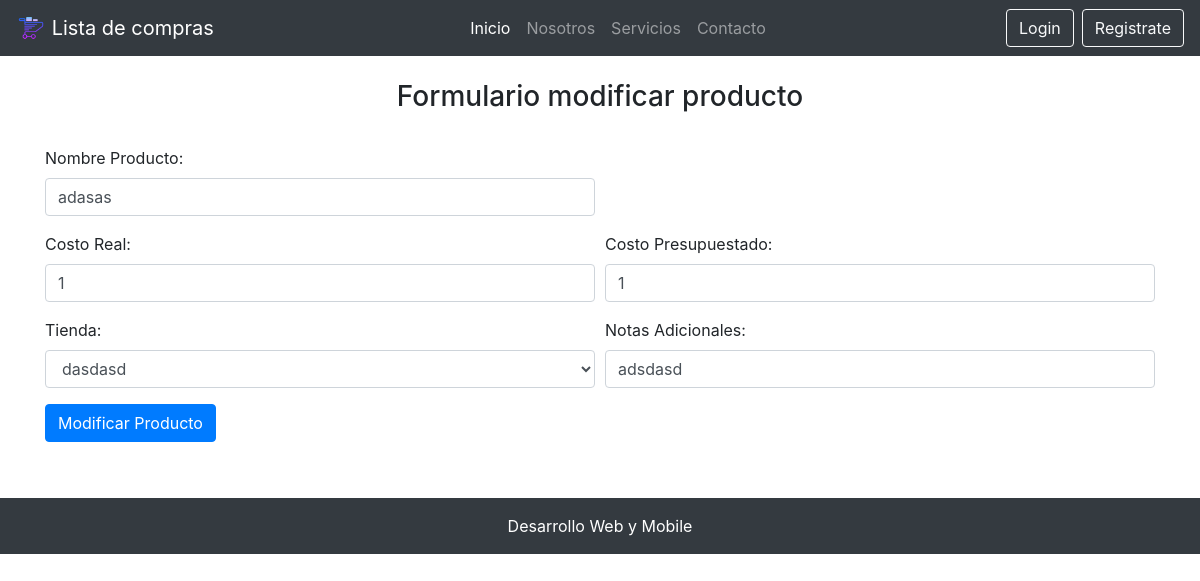
Page /modificar_producto/40/ on the committed database.
### core/models.py (models this page shows, shortened)
class Producto(models.Model):
    nombre = models.CharField(max_length=50)
    costo_real = models.IntegerField(verbose_name="Costo Real")
    costo_presupuestado = models.IntegerField(verbose_name="Costo Presupuestado")
    notas_adicionales = models.CharField( max_length=200, verbose_name="Notas Adicionales")
    estadoProducto = models.ForeignKey(EstadoProducto, on_delete=models.CASCADE, verbose_name="Estado Producto")
    lista = models.ForeignKey(Lista, on_delete=models.CASCADE)
    tienda = models.ForeignKey(Tienda, on_delete=models.CASCADE)

class Tienda(models.Model):
    nombre = models.CharField(max_length=50)
    nombre_sucursal = models.CharField(max_length=50, verbose_name="Nombre Sucursal")
    direccion = models.CharField(max_length=50)
    comuna = models.ForeignKey(Comuna, on_delete=models.CASCADE)
    estado_tienda = models.ForeignKey(EstadoTienda, on_delete=models.CASCADE, verbose_name="Estado Tienda")

### core/views.py (the view, shortened to what this page needs)
# urls.py: path('modificar_producto/<id>/', modificar_producto, name="modificar_producto"),
def modificar_producto(request, id):
    producto = Producto.objects.get(id=id)
    lista = Lista.objects.get(id=producto.lista.id)
    ti = Tienda.objects.all()
    variables = {
        'producto': producto,
        'ti': ti,
        'lista': lista
    }
    return render(request, 'core/modificar_producto.html', variables)

### core/templates/core/modificar_producto.html (shortened to what this page needs)
{% extends 'core/base.html' %}
{% load static %}
{% block contenido %}
<br>
<div class="container">
    <h3 class="text-center">Formulario modificar producto</h3>
    <br>
    <form action="" method="POST" id="formularioproducto" onsubmit="return validarProducto();">
        <div class="form-row">
            <div class="form-group col-md-6">
                <label for="">Nombre Producto:</label>
                <input type="text" name="txtnombre" id="txtnombre" class="form-control" value="{{ producto.nombre }}" required>
            </div>
        </div>
        <div class="form-row">
            <div class="form-group col-md-6">
                <label for="">Costo Real:</label>
                <input type="number" name="txtreal" id="txtreal" class="form-control" value="{{ producto.costo_real }}" required>
            </div>
            <div class="form-group col-md-6">
                <label for="">Costo Presupuestado:</label>
                <input type="number" name="txtpresu" id="txtpresu" class="form-control" value="{{ producto.costo_presupuestado }}" required>
            </div>
        </div>
        <div class="form-row">
            <div class="form-group col-md-6">
                <label for="">Tienda:</label>
                <select name="cbotienda" id="cbotienda" class="form-control" required>
                    {% for t in ti %}
                    <option
                    {% if t.id == producto.tienda.id %}
                    {{'selected'}}
                    {% endif %}
                    value="{{ t.id }}">{{ t.nombre }}</option>
                    {% endfor %}
                </select>
            </div>
            <div class="form-group col-md-6">
                <label for="">Notas Adicionales:</label>
                <input type="text" name="txtnotas" id="txtnotas" class="form-control" value="{{ producto.notas_adicionales }}" required>
            </div>
        </div>
        <input type="submit" value="Modificar Producto" class="btn btn-primary">
    </form>
</div>
<br>
<div class="d-flex justify-content-center">
</div>
<br>
{% endblock contenido %}

### core/static/core/css/estilos.css (style rules this page uses)
* { margin: 0; padding: 0; }

### rows in the picture
Producto: txtnombre "adasas", txtreal "1", txtpresu "1", cbotienda "dasdasd", txtnotas "adsdasd"
